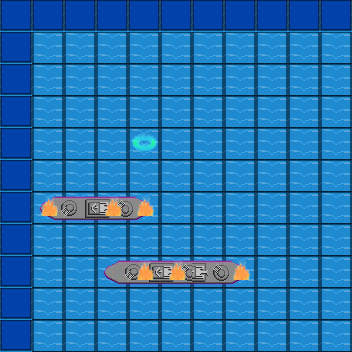

Below is a game level as drawn by its tile map, then a one-line description and the .tmx file that defines it, in full:
An orthogonal 11x11 tile map with 32x32 px tiles, 3 tile layers (ocean, boat, hit_or_miss), 4 tilesets.

<map version="1.2" tiledversion="1.2.3" orientation="orthogonal" renderorder="right-down" width="11" height="11" tilewidth="32" tileheight="32" infinite="0" nextlayerid="4" nextobjectid="1">
 <tileset firstgid="1" source="ocean.tsx" />
 <tileset firstgid="3" source="4_ship.tsx" />
 <tileset firstgid="7" source="hit.tsx" />
 <tileset firstgid="8" source="miss.tsx" />
 <layer id="1" name="ocean" width="11" height="11">
  <data encoding="csv">
2,2,2,2,2,2,2,2,2,2,2,
2,1,1,1,1,1,1,1,1,1,1,
2,1,1,1,1,1,1,1,1,1,1,
2,1,1,1,1,1,1,1,1,1,1,
2,1,1,1,1,1,1,1,1,1,1,
2,1,1,1,1,1,1,1,1,1,1,
2,1,1,1,1,1,1,1,1,1,1,
2,1,1,1,1,1,1,1,1,1,1,
2,1,1,1,1,1,1,1,1,1,1,
2,1,1,1,1,1,1,1,1,1,1,
2,1,1,1,1,1,1,1,1,1,1
</data>
 </layer>
 <layer id="2" name="boat" width="11" height="11">
  <data encoding="csv">
0,0,0,0,0,0,0,0,0,0,0,
0,0,0,0,0,0,0,0,0,0,0,
0,0,0,0,0,0,0,0,0,0,0,
0,0,0,0,0,0,0,0,0,0,0,
0,0,0,0,0,0,0,0,0,0,0,
0,0,0,0,0,0,0,0,0,0,0,
0,3,4,5,6,0,0,0,0,0,0,
0,0,0,0,0,0,0,0,0,0,0,
0,0,0,3,4,5,5,6,0,0,0,
0,0,0,0,0,0,0,0,0,0,0,
0,0,0,0,0,0,0,0,0,0,0
</data>
 </layer>
 <layer id="3" name="hit_or_miss" width="11" height="11">
  <data encoding="csv">
0,0,0,0,0,0,0,0,0,0,0,
0,0,0,0,0,0,0,0,0,0,0,
0,0,0,0,0,0,0,0,0,0,0,
0,0,0,0,0,0,0,0,0,0,0,
0,0,0,0,8,0,0,0,0,0,0,
0,0,0,0,0,0,0,0,0,0,0,
0,7,0,7,7,0,0,0,0,0,0,
0,0,0,0,0,0,0,0,0,0,0,
0,0,0,0,7,7,0,7,0,0,0,
0,0,0,0,0,0,0,0,0,0,0,
0,0,0,0,0,0,0,0,0,0,0
</data>
 </layer>
</map>